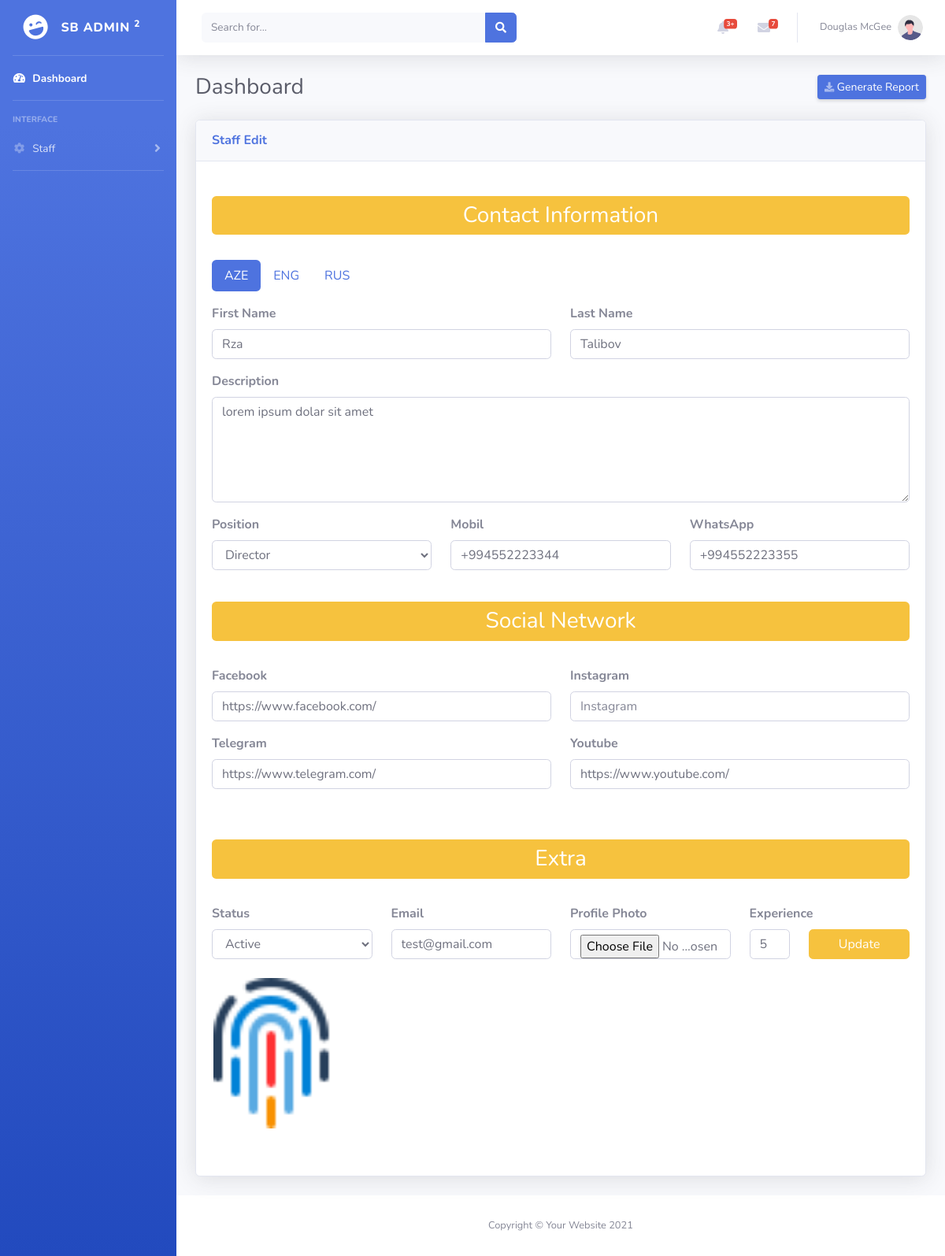
The page /a_edit_staff/19 on the database its author committed.
### tables this page shows
CREATE TABLE `staff` (
  `s_id` int(11) NOT NULL,
  `s_name_az` varchar(255) NOT NULL,
  `s_name_en` varchar(255) NOT NULL,
  `s_name_ru` varchar(255) NOT NULL,
  `s_surname_az` varchar(255) NOT NULL,
  `s_surname_en` varchar(255) NOT NULL,
  `s_surname_ru` varchar(255) NOT NULL,
  `s_description_az` longtext NOT NULL,
  `s_description_en` longtext NOT NULL,
  `s_description_ru` longtext NOT NULL,
  `s_position` varchar(255) NOT NULL,
  `s_status` varchar(10) NOT NULL,
  `s_email` varchar(255) NOT NULL,
  `s_experience` varchar(255) NOT NULL,
  `s_mobile` varchar(20) NOT NULL,
  `s_whatsApp` varchar(255) NOT NULL,
  `s_facebook` varchar(255) NOT NULL,
  `s_telegram` varchar(255) NOT NULL,
  `s_youtube` varchar(255) NOT NULL,
  `s_img` varchar(255) NOT NULL,
  `s_img_ext` varchar(50) NOT NULL,
  `s_create_date` varchar(255) NOT NULL,
  `s_creater_id` int(11) NOT NULL
);

### application/controllers/Admin_controller.php (called while the page is built, shortened)
<?php
class Admin_controller extends CI_Controller{
    public function __construct()
    {
        $this->load->model('Admin_model');
    }
    public function edit_staff($id){
        $data['single_data'] = $this->Admin_model->get_single_staff($id);
        $this->load->view("admin/staff/update",$data);
    }
}

### index.php (called while the page is built, shortened)
<?php
require_once BASEPATH.'core/CodeIgniter.php';

### application/models/Admin_model.php (called while the page is built, shortened)
<?php
class Admin_model extends CI_Model{
    public function get_single_staff($id){
        return $this->db->where('s_id',$id)->get('staff')->row_array();
    }
}

### application/views/admin/staff/update.php (the view, shortened to what this page needs)
<div class="card shadow mb-4">
    <div class="card-header py-3">
        <h6 class="m-0 font-weight-bold text-primary">Staff Edit</h6>
    </div>
    <div class="card-body">
        <br>
        <h3 class="text-center text-white bg-warning py-2 rounded">Contact Information</h3>
        <br>
        <form action="<?php echo base_url('#'); ?>" method="post" enctype="multipart/form-data">
            <ul class="nav nav-pills">
                <li class="nav-item">
                    <a class="nav-link active" data-toggle="pill" href="#home">AZE</a>
                </li>
                <li class="nav-item">
                    <a class="nav-link" data-toggle="pill" href="#menu1">ENG</a>
                </li>
                <li class="nav-item">
                    <a class="nav-link" data-toggle="pill" href="#menu2">RUS</a>
                </li>
            </ul>
            <div class="tab-content">
                <div class="tab-pane container active mx-0 px-0" id="home">
                    <div class="form-group row mt-3">
                        <div class="col-sm-6 mb-3 mb-sm-0">
                            <label for="FirstName"><b>First Name</b></label>
                            <input type="text" name="FirstName_az" class="form-control" id="FirstName" placeholder="First Name" value="<?php echo $single_data['s_name_az']; ?>">
                        </div>
                        <div class="col-sm-6">
                            <label for="LastName"><b>Last Name</b></label>
                            <input type="text" name="LastName_az" class="form-control" id="LastName" placeholder="Last Name" value="<?php echo $single_data['s_surname_az']; ?>">
                        </div>
                        <div class="col-sm-12 mb-3 mb-sm-0 mt-3">
                            <label for="description"><b>Description</b></label>
                            <textarea name="user_description_az" id="description" cols="30" rows="5" class="form-control"><?php echo $single_data['s_description_az']; ?></textarea>
                        </div>
                    </div>
                </div>
            </div>
            <div class="form-group">
                <div class="row">
                    <div class="col-sm-4 mb-3 mb-sm-0">
                        <label for="Position"><b>Position</b></label>
                        <select name="position" id="Position" class="form-control">
                            <option <?php if($single_data['s_position'] == "Director"){ echo "SELECTED"; } ?> value="Director">Director</option>
                        </select>
                    </div>
                    <div class="col-sm-4 mb-3 mb-sm-0">
                        <label for="mob"><b>Mobil</b></label>
                        <input type="text" name="mobile" class="form-control" id="mob" placeholder="+994-- --- -- --" value="<?php echo $single_data['s_mobile']; ?>">
                    </div>
                    <div class="col-sm-4 mb-3 mb-sm-0">
                        <label for="WhatsApp"><b>WhatsApp</b></label>
                        <input type="text" name="WhatsApp" class="form-control" id="WhatsApp" placeholder="+994-- --- -- --" value="<?php echo $single_data['s_whatsApp']; ?>">
                    </div>
                </div>
            </div>
            <br>
            <h3 class="text-center text-white bg-warning py-2 rounded">Social Network</h3>
            <br>
            <div class="form-group">
                <div class="row">
                    <div class="col-sm-6 mb-3 mb-sm-0">
                        <label for="Facebook"><b>Facebook</b></label>
                        <input type="text" name="Facebook" class="form-control" id="Facebook" placeholder="Facebook" value="<?php echo $single_data['s_facebook']; ?>">
                    </div>
                    <div class="col-sm-6 mb-3 mb-sm-0">
                        <label for="Instagram"><b>Instagram</b></label>
                        <input type="text" name="Instagram" class="form-control" id="Instagram" placeholder="Instagram" value="<?php echo $single_data['s_instagram']; ?>">
                    </div>
                </div>
            </div>
            <div class="form-group">
                <div class="row">
                    <div class="col-sm-6 mb-3 mb-sm-0">
                        <label for="Telegram"><b>Telegram</b></label>
                        <input type="text" name="Telegram" class="form-control" id="Telegram" placeholder="https://www....." value="<?php echo $single_data['s_telegram']; ?>">
                    </div>
                    <div class="col-sm-6 mb-3 mb-sm-0">
                        <label for="Youtube"><b>Youtube</b></label>
                        <input type="text" name="Youtube" class="form-control" id="Youtube" placeholder="Youtube" value="<?php echo $single_data['s_youtube']; ?>">
                    </div>
                </div>
            </div>
            <br>
            <br>
            <h3 class="text-center text-white bg-warning py-2 rounded">Extra</h3>
            <br>
            <div class="form-group">
                <div class="row">
                    <div class="col-sm-3 mb-3 mb-sm-0">
                        <label for="Status"><b>Status</b></label>
                        <select name="Status" id="Status" class="form-control">
                            <option <?php if($single_data['s_status'] == "Active"){ echo "SELECTED"; } ?> value="Active">Active</option>
                        </select>
                    </div>
                    <div class="col-sm-3 mb-3 mb-sm-0">
                        <label for="Email"><b>Email</b></label>
                        <input type="text" name="Email" class="form-control" id="Email" placeholder="Email" value="<?php echo $single_data['s_email']; ?>">
                    </div>
                    <div class="col-sm-3 mb-3 mb-sm-0">
                        <label for="ProfilePhoto"><b>Profile Photo</b></label>
                        <input type="file" name="file" class="form-control" id="ProfilePhoto">
                    </div>
                    <div class="col-sm-1 mb-3 mb-sm-0">
                        <label for="experience"><b>Experience</b></label>
                        <input type="text" name="experience" class="form-control" id="experience" placeholder="year" value="<?php echo $single_data['s_experience']; ?>">
                    </div>
                    <div class="col-sm-2 mb-3 mb-sm-0" style="margin-top: 32px!important;">
                    <button type="submit" style="width:100%" class="btn btn-warning">Update</button>
                    <br>
                    <br>
                    </div>
                    <a target="_blank" href="<?php echo base_url('uploads/staff/'.$single_data['s_img']); ?>">
                    <img style="margin-left: 14px;" width="150" src="<?php echo base_url('uploads/staff/'.$single_data['s_img']); ?>" alt="">
                    </a>
                </div>
            </div>
            <br>
        </form>
    </div>
</div>

### rows shown on the page
staff: FirstName_az "Rza", LastName_az "Talibov", user_description_az "lorem ipsum dolar sit amet", mobile "+994552223344", WhatsApp "+994552223355", Facebook "https://www.facebook.com/", Telegram "https://www.telegram.com/", Youtube "https://www.youtube.com/", Email "test@gmail.com", experience "5", s_img (picture)
